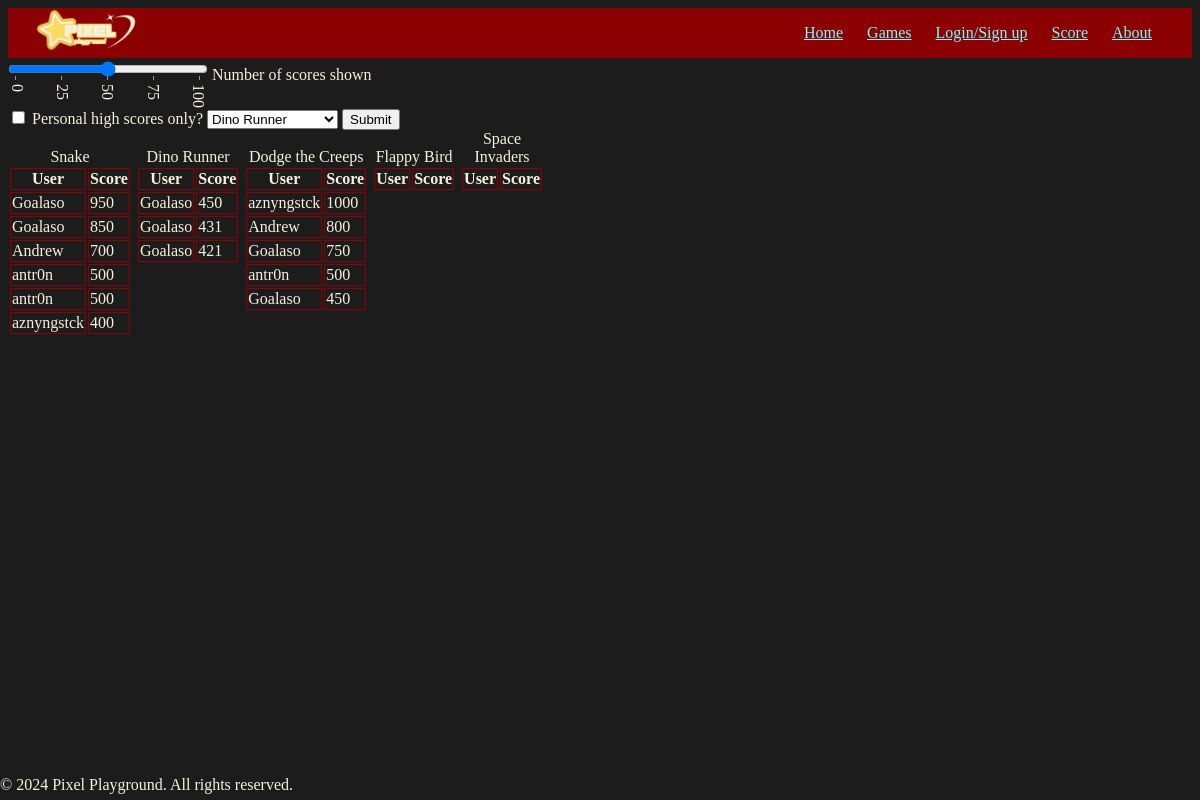
The app's page /score.php, older data.
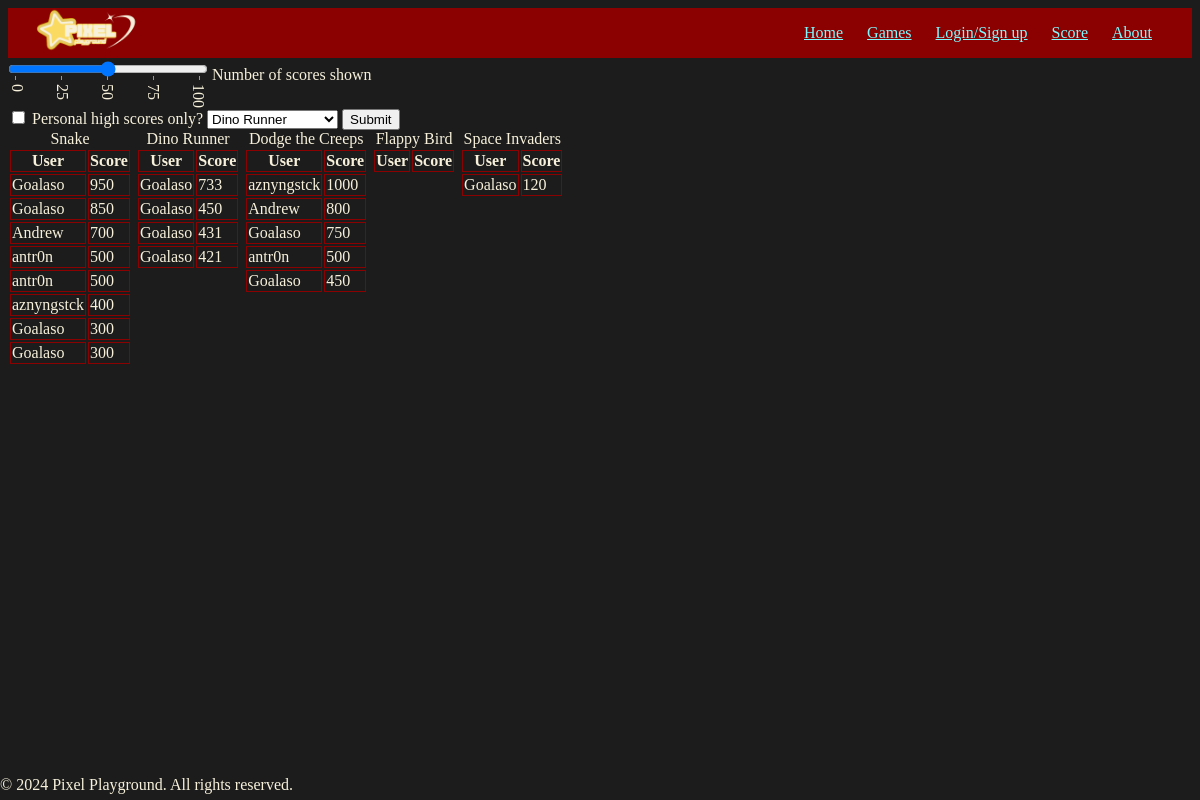
The same page, newer data.
### tables this page shows
CREATE TABLE score
(
    id integer NOT NULL,
    username text NOT NULL,
    game text NOT NULL,
    score integer NOT NULL,
    FOREIGN KEY(id) REFERENCES account(id)
);

### score.php (the view, shortened to what this page needs)
<!DOCTYPE html>
<html lang="en-US">
<head>
    <link rel="stylesheet" href="style.css">
</head>
<body>
    <div class="header-bar">
        <div class="logo">
            <a href="pixelPlayground.php"><img src="assets/images/Pixel4.png" alt="Gaming Website Logo"></a>
        </div class>
        <nav>
            <ul>
                <li><a href="pixelPlayground.php">Home</a></li>
                <li><a href="games.php">Games</a></li>
                <?php if (!isset($_SESSION['username'])) {
                    echo "<li><a href='login.php'>Login/Sign up</a></li>";
                } ?>
                <li><a href="score.php">Score</a></li>
                <li><a href="about.php">About</a></li>
            </ul>
        </nav>
    </div>
    <footer>
        <p>&copy; 2024 Pixel Playground. All rights reserved.</p>
    </footer>
</body>
<?php
$database = new SQLite3('./account.db');
if ($_SERVER["REQUEST_METHOD"] == "POST") {
    $id = $_SESSION['id'];
    $username = $_SESSION['username'];
    $json = file_get_contents('php://input');
    $data = json_decode($json, true);
    $game = $data['game'];
    $score = $data['score'];
    try {
        $insert_query = $database->prepare("INSERT INTO score (id, username, game, score) VALUES (:id, :username, :game, :score);");
        $insert_query->bindValue(":id", $id, SQLITE3_INTEGER);
        $insert_query->bindValue(":username", $username, SQLITE3_TEXT);
        $insert_query->bindValue(":game", $game, SQLITE3_TEXT);
        $insert_query->bindValue(":score", $score, SQLITE3_INTEGER);
        $scores = $insert_query->execute();
    } catch (Exception $e) {
        echo "Error: " . $e->getMessage();
    }
} else if ($_SERVER['REQUEST_METHOD'] == 'GET') {
    ?>
        <form action="score.php" method="GET">
            <input type="range" id="numScores" name="numScores" list="values">
            <label for="numScores">Number of scores shown</label>
            <datalist id="values">
                <option value="0" label="0"></option>
                <option value="25" label="25"></option>
                <option value="50" label="50"></option>
                <option value="75" label="75"></option>
                <option value="100" label="100"></option>
            </datalist>
            <input type="checkbox" id="personal" name="personal" value="1">
            <label for="personal">Personal high scores only?</label>
            <select id="game" name="game">
                <option value="dino">Dino Runner</option>
            </select>
            <input type="submit" value="Submit">
        </form>
        <?php
        $game = 'all';
        $numScores = 10;
        $games = array("snake", "dino", "creeps", "bird", "space");
        $gamenames = array("Snake", "Dino Runner", "Dodge the Creeps", "Flappy Bird", "Space Invaders");
        if ($game == 'all') {
            $i = 0;
            foreach ($games as $game) {
                $query = "
                    SELECT * FROM score
                    WHERE game = '" . $game . "'
                    ORDER BY score DESC
                    LIMIT " . $numScores
                ;
                $scores = $database->query($query);
                echo "
                        <table class='high-score-table'>
                            <caption>" . $gamenames[$i] . "</caption>
                            <tr>
                                <th>User</th>
                                <th>Score</th>
                            </tr>
                    ";
                while ($row = $scores->fetchArray(SQLITE3_ASSOC)) {
                    echo "<tr>";
                    echo "<td>" . $row['username'] . "</td>";
                    echo "<td>" . $row['score'] . "</td>";
                    echo "</tr>";
                }
                echo "</table>";
                $i++;
            }
        } else if (isset($_GET['personal'])) {
            if (!isset($_SESSION['username'])) {
                echo "Please log in to view personal high scores";
            } else {
                switch ($game) {
                    case 'dino':
                        $gamename = 'Dino Runner';
                        break;
                    case 'creeps':
                        $gamename = 'Dodge the Creeps';
                        break;
                    case 'snake':
                        $gamename = 'Snake';
                        break;
                    case 'bird':
                        $gamename = 'Wacky Bird';
                        $gamename = 'Flappy Bird';
                        break;
                    case 'space':
                        $gamename = 'Space Invaders';
                        break;
                    default:
                    echo 'Error: no game name';
                }
                $query = "
                            SELECT * FROM score
                            WHERE game = '" . $game . "' AND username = '" . $_SESSION['username'] . "'
                            ORDER BY score DESC
                            LIMIT " . $numScores
                ;
                $scores = $database->query($query);
                echo "
                        <table class='high-score-table'>
                        <caption>" . $gamename . "</caption>
                        <tr>
                        <th>User</th>
                        <th>Score</th>
                        </tr>
                    ";
                while ($row = $scores->fetchArray(SQLITE3_ASSOC)) {
                    echo "<tr>";
                    echo "<td>" . $row['username'] . "</td>";
                    echo "<td>" . $row['score'] . "</td>";
                    echo "</tr>";
                }
                echo "</table>";
            }
        }
} else {
    echo "Only GET and POST accepted.";
}
?>
</html>

### style.css (style rules this page uses)
:root { --background-color: #1c1c1c; --primary-color: #8b0000; --secondary-color: #7df9ff; --accent-color: #591b5c; --tertiary-color: #fbda62; --text-color: #f7f1db; }
body { background-color: var(--background-color); color: var(--text-color); }
a { color: var(--secondary-color); }
.header-bar { height: 50px; background-color: var(--primary-color); display: flex; align-items: center; justify-content: space-between; padding: 0 20px; }
.logo img { max-height: 100%; max-width: 115px; }
nav { flex: 1; text-align: right; }
nav ul { list-style-type: none; margin: 0; padding: 0; margin-right: 20px; }
nav ul li { display: inline-block; margin-left: 20px; }
footer { position: fixed; bottom: 0; left: 0; right: 0; height: 40px; }
.high-score-table { display: inline; }
.high-score-table th, .high-score-table td { border: 1px solid #8b0000; }
datalist { display: flex; flex-direction: column; justify-content: space-between; writing-mode: vertical-lr; width: 200px; }
option { padding: 0; }
input[type="range"] { width: 200px; margin: 0; }

Row changes from the older to the newer data that the page shows:
added score: username "Goalaso", score "300", shown under "Snake"
added score: username "Goalaso", score "300", shown under "Snake"
added score: username "Goalaso", score "733", shown under "Dino Runner"
added score: username "Goalaso", score "120", shown under "Space Invaders"
